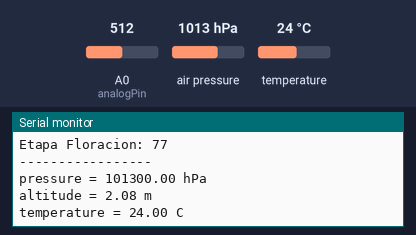
The sketch below on a simulated Arduino Uno, built with avr-gcc and run on an emulated ATmega328P. Shown: the last lines printed to the serial monitor. The test bench sets the inputs (shaded band); at power-on: air pressure 1013 hPa, A0 (analogPin) = 512, temperature 24 °C.

Above: at 1.2 s.
1.3 s: air pressure set to 1000 hPa
At 1.76 s:
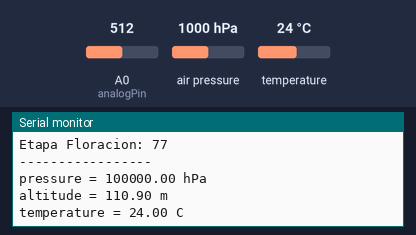
4.3 s: A0 (analogPin) set to 716
6.3 s: A0 (analogPin) set to 900
8.1 s: A0 (analogPin) set to 306
9.9 s: air pressure set to 1048 hPa
At 10.26 s:
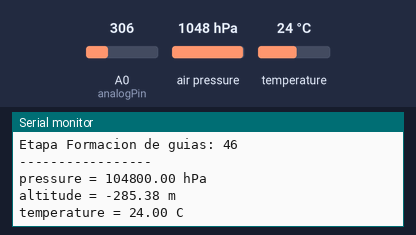
12.9 s: A0 (analogPin) set to 54
Timing chart, 0 to 15.8 s (numbered marks = the images above; inputs shaded):
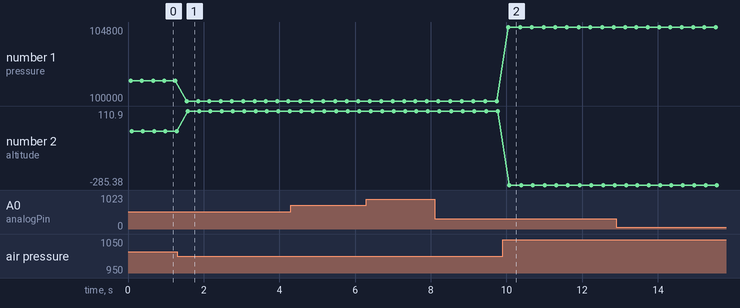

Measured:
- after the input at 1.3 s, the serial monitor: prints a new line after 0.25 s (image 1)
- after the input at 9.9 s, the serial monitor: prints a new line after 0.15 s (image 2)
- plotted number 1: 101300 → 100000 after the input at 1.3 s, 100000 → 104800 after the input at 9.9 s
- plotted number 2: 2.08 → 110.9 after the input at 1.3 s, 110.9 → -285.38 after the input at 9.9 s

The sketch:

frijol.ino
```cpp
#include <Adafruit_MPL3115A2.h>

Adafruit_MPL3115A2 baro;

const int analogPin = A0;
int value;      //variable que almacena la lectura analógica raw
int position;   //posicion del potenciometro en tanto por ciento

void setup() {
  Serial.begin(9600);
  while(!Serial);
  Serial.println("Adafruit_MPL3115A2 test!");

  if (!baro.begin()) {
    Serial.println("Could not find sensor. Check wiring.");
    while(1);
  }

  // use to set sea level pressure for current location
  // this is needed for accurate altitude measurement
  // STD SLP = 1013.26 hPa
  baro.setSeaPressure(1013.26);
}

void loop() {
value = analogRead(analogPin);       // realizar la lectura analógica raw
  position = map(value, 0, 1023, 0, 154);  // convertir a porcentaje

  //...hacer lo que se quiera, con el valor de posición medido

  float pressure = baro.getPressure();
  float altitude = baro.getAltitude();
  float temperature = baro.getTemperature();
// position=temperature;   //quitar el comentario para que funcione con la temperatura medida
  if (position>=0 && position<12.89){
Serial.print("Etapa Emergencia: "); Serial.print(position);
  }else if (position>12.89 && position<64.41){
Serial.print("Etapa Formacion de guias: "); Serial.print(position);
  }else if (position>64.41 && position<91.33){
Serial.print("Etapa Floracion: "); Serial.print(position);
  }else if (position>91.33 && position<99.31){
Serial.print("Formacion de vaina: "); Serial.print(position);
  }else if (position>99.31 && position<112.77){
Serial.print("Etapa Llenado de vainas: "); Serial.print(position);
  }else if (position>112.77 && position<=154){
Serial.print("Etapa Maduracion: "); Serial.print(position);
  }

  Serial.println("\n-----------------");
  Serial.print("pressure = "); Serial.print(pressure); Serial.println(" hPa");
  Serial.print("altitude = "); Serial.print(altitude); Serial.println(" m");
  Serial.print("temperature = "); Serial.print(temperature); Serial.println(" C");

  delay(250);
}
```
